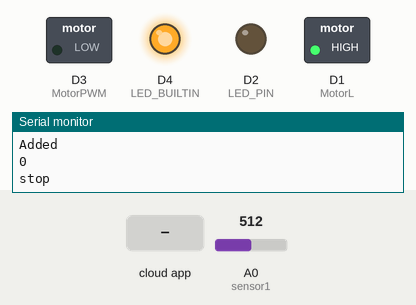
A sketch run on a simulated ESP8266 (NodeMCU). Parts: switched loads named in the sketch (green lamp = pin HIGH), output pins drawn as LEDs (lit = HIGH, except the on-board LED, lit = LOW), the last lines printed to the serial monitor. Inputs (shaded band) come from the test bench; at power-on: A0 (sensor1) = 512. WiFi joins after 1.5 s; servers stay silent unless stated; the Firebase database answers and starts empty.

Above: at 5.7 s.
5.8 s: the phone or cloud app sets pump to 1
At 9.5 s:
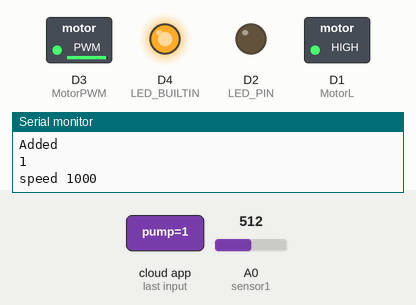
10.0 s: the phone or cloud app sets pump to 0
At 13.4 s:
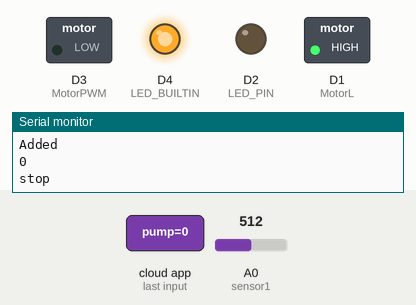
Timing chart, 0 to 14.9 s (numbered marks = the images above; inputs shaded):
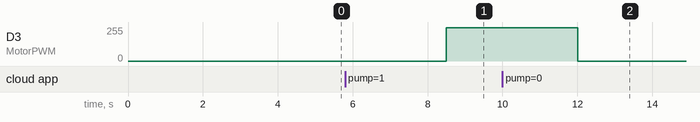

The sketch:

arduino_code.ino
```cpp
#include <FirebaseESP8266.h>
#include <ESP8266WiFi.h>

#define WIFI_SSID "WifiSSID"
#define WIFI_PASSWORD "Wifipassword"

#define FIREBASE_HOST "https://soil-moisture-monitoring-app-default-rtdb.firebaseio.com"
#define FIREBASE_KEY "AXx4FZMhqZuZGsh7uLQdaZbHpZCYS8QG41lXfJE5"

FirebaseData firebaseData;
int sensor1 = A0;
int sensorVel=0;
int MotorL = D1;
int MotorR = D2;
int MotorPWM = D3;

void setup() {
   connectWifi();
   Firebase.begin(FIREBASE_HOST, FIREBASE_KEY);
   pinMode(LED_BUILTIN, OUTPUT);
   pinMode(MotorL, OUTPUT);
   pinMode(MotorR, OUTPUT);
   pinMode(MotorPWM, OUTPUT);
   Serial.begin(9600);
   MortorOff();
//   pinMode(sensor1, INPUT);
}

void loop() {
    sensorVel = analogRead(sensor1);
    int x = sensor_percentageCla(sensorVel);
    //int x = sensorVel;
    UplodeData(x);
    //MotorControl();
    int z = GetData();
    //LED_AlaimError();
    if (z == 1){MortorOn();}
    else if (z == 0){MortorOff();}
    else {MortorOff(); Serial.println("Database Error !!");}
}

void connectWifi() {
    Serial.begin(9600);
    Serial.println(WiFi.localIP());
    WiFi.begin(WIFI_SSID, WIFI_PASSWORD);
    Serial.print("connecting");
    while (WiFi.status() != WL_CONNECTED) {
        Serial.print(".");
        delay(500);
    }
    Serial.println();
    Serial.print("connected: ");
    Serial.println(WiFi.localIP());
}

void UplodeData(int SensorValue){
    delay(100);
    int _SensorValue = convert_mois(SensorValue);
    String convert = String(_SensorValue);
    if(Firebase.setString(firebaseData, "/data/-N05Fojqfmw5eicFHwQ8/moisture", convert)) {
        Serial.println("Added");
        //Serial.print(SensorValue);
    } else {
        Serial.println("Error : " + firebaseData.errorReason());
        //LED_AlaimError();
    }
}
int GetData(){
    delay(100);
    int Value = 0;
    if(Firebase.getInt(firebaseData, "/data/-N05Fojqfmw5eicFHwQ8/pump")) {
      int Value = firebaseData.intData();
        Serial.println(Value);
        return Value;
    } else {
        Serial.println("Error : " + firebaseData.errorReason());
        return 0;
    }
}

void MortorOn(){
      digitalWrite(MotorL, 1);
      digitalWrite(MotorR, 0);
      analogWrite(MotorPWM, 1000);
      Serial.println("speed 1000");
      delay(3000);
}

void MortorOff(){
      digitalWrite(MotorL, 1);
      digitalWrite(MotorR, 0);
      analogWrite(MotorPWM, 0);
      Serial.println("stop");
      delay(3000);
}

int sensor_percentageCla(int SensorInt){
  float i = float(SensorInt)/1024;
  float Answer = i*100;
  return int(Answer);
}

int convert_mois(int mois){
  mois = 100 - mois;
  return mois;
}
/*
void LED_AlaimError(){
  digitalWrite(LED_BUILTIN, HIGH);
  delay(300);
  digitalWrite(LED_BUILTIN, LOW);
  delay(300);
  digitalWrite(LED_BUILTIN, HIGH);
  delay(300);
  digitalWrite(LED_BUILTIN, LOW);
  delay(300);
  digitalWrite(LED_BUILTIN, LOW);
}*/
/*
void LED_Runing(){
  digitalWrite(LED_BUILTIN, HIGH);
  delay(1500);
  digitalWrite(LED_BUILTIN, LOW);
  delay(1500);
  digitalWrite(LED_BUILTIN, HIGH);
  delay(1500);
  digitalWrite(LED_BUILTIN, LOW);
  delay(1500);
  digitalWrite(LED_BUILTIN, LOW);
}*/
```

firebaseTesting_1.c
```cpp
#include <FirebaseArduino.h>
#include <ESP8266WiFi.h>
#define LED_PIN 4
// Config Firebase
#define FIREBASE_HOST "ledesp-86d37.firebaseio.com"
#define FIREBASE_AUTH "<YOUR KEY>"
// Config connect WiFi
#define WIFI_SSID "<YOUR WIFI NAME>"
#define WIFI_PASSWORD "<YOUR WIFI PASSWORD>"
void setup() {
pinMode(LED_PIN, OUTPUT);
Serial.begin(115200);
// connect to wifi.
WiFi.begin(WIFI_SSID, WIFI_PASSWORD);
Serial.print("connecting");
while (WiFi.status() != WL_CONNECTED) {
Serial.print(".");
delay(500);
}
Serial.println();
Serial.print("connected: ");
Serial.println(WiFi.localIP());

Firebase.begin(FIREBASE_HOST, FIREBASE_AUTH);
Firebase.stream("/Node1/LED");
}

void loop() {
if (Firebase.failed()) {
Serial.println("streaming error");
Serial.println(Firebase.error());
}

if (Firebase.available()) {
FirebaseObject event = Firebase.readEvent();
String eventType = event.getString("type");
eventType.toLowerCase();

if (eventType == "") return ;
Serial.print("event: ");
Serial.println(eventType);
if (eventType == "put") {
String path = event.getString("path");
int data = event.getInt("data");
Serial.println("[" + path + "] " + String(data));
if (path == "/") {
digitalWrite(LED_PIN, (data == 0 ? LOW : HIGH));
}
}
}
delay(10);
}
```

Measured:
- after the input at 5.8 s, D3 (MotorPWM): 0/255 → 249/255 after 2.7 s
- after the input at 10.0 s, D3 (MotorPWM): 249/255 → 0/255 after 2.0 s
